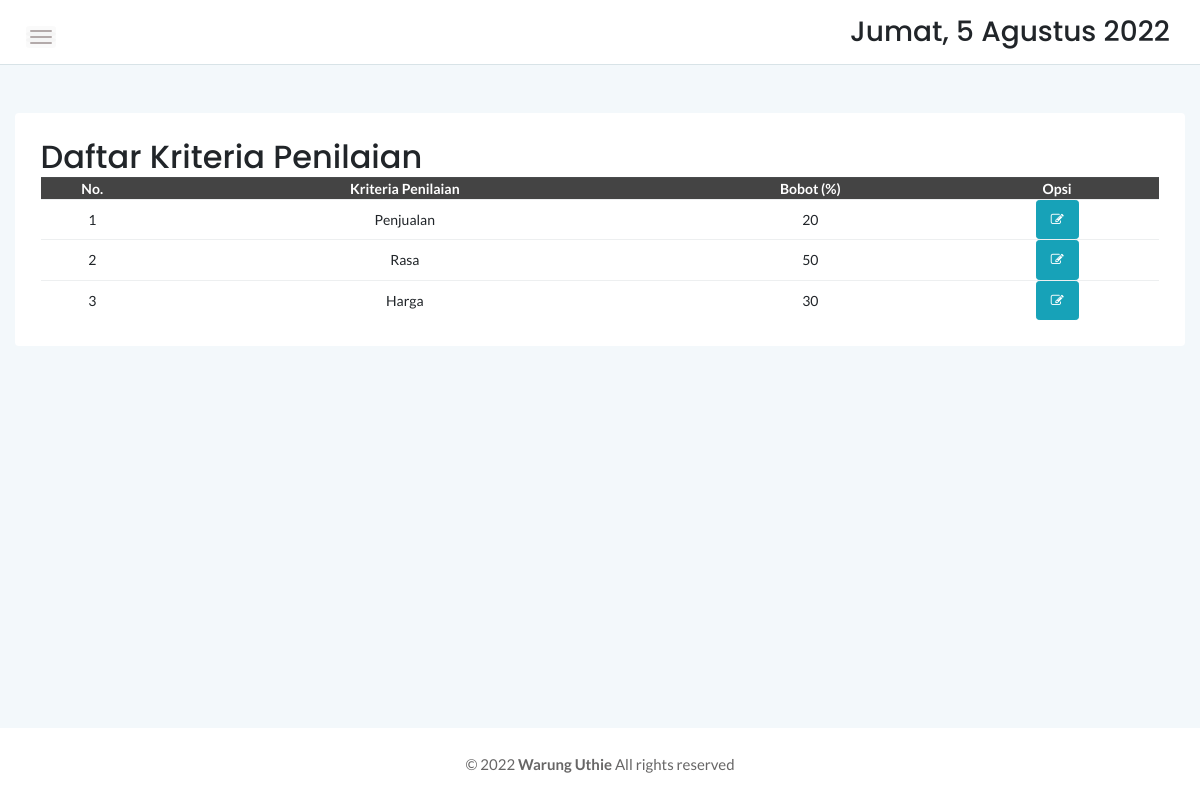
The page /admin/kriteria.php (signed in) on the database its author committed.
### tables this page shows
CREATE TABLE `kriteria` (
  `kriteria_id` int(11) NOT NULL,
  `kriteria` varchar(100) NOT NULL,
  `bobot` int(11) NOT NULL
);

CREATE TABLE `config` (
  `id_config` int(11) NOT NULL,
  `nama` varchar(254) NOT NULL,
  `alamat` text NOT NULL,
  `email` varchar(100) NOT NULL,
  `nohp` varchar(20) NOT NULL,
  `tagline` varchar(254) NOT NULL,
  `ongkir` int(11) NOT NULL
);

### dbconnect.php (called while the page is built, shortened)
<?php
$conn = mysqli_connect("localhost","root","","tokosaw");
$sqlweb = mysqli_query($conn,"SELECT * FROM config ");
$web 	= mysqli_fetch_assoc($sqlweb);
?>

### admin/kriteria.php (the view, shortened to what this page needs)
<?php
	include '../dbconnect.php';
?>
<!doctype html>
<html class="no-js" lang="en">
<head>
    <?php include 'include/header.php';?>
            <div class="main-content-inner">
                <div class="row mt-5 mb-5">
                    <div class="col-12">
                        <div class="card">
                            <div class="card-body">
                                <div class="d-sm-flex justify-content-between align-items-center">
									<h2>Daftar Kriteria Penilaian</h2>
                                </div>
                                    <div class="data-tables datatable-dark text-center">
										 <table id="dataTable3" class="display" style="width:100%"><thead class="thead-dark">
											<tr>
												<th>No.</th>
												<th>Kriteria Penilaian</th>
												<th>Bobot (%)</th>
												<th>Opsi</th>
											</tr></thead><tbody>
											<?php
											$brgs=mysqli_query($conn,"SELECT * from kriteria");
											$no=1;
											while($p=mysqli_fetch_array($brgs)){
												?>
												<tr>
													<td><?php echo $no++ ?></td>
													<td><?php echo ucwords($p['kriteria']) ?></td>
													<td><?php echo $p['bobot'] ?></td>
													<td>
														<div class="btn-group">
															<a href="#" data-toggle="modal" data-target="#update<?=$p['kriteria_id']?>" class="btn btn-info btn-sm"><span class="fa fa-edit"></span></a>
														</div>
													</td>
												</tr>
												<?php
											}
											?>
										</tbody>
										</table>
                                    </div>
								 </div>
                            </div>
                        </div>
                    </div>
                </div>
            </div>
            <?php include 'include/footer.php';?>
        </div>
</body>
</html>

### admin/include/footer.php
<footer>
    <div class="footer-area">
        <p>© <?=date('Y')?> <b><?=$web['nama']?></b> All rights reserved</p>
    </div>
</footer>

### admin/assets/css/styles.css (style rules this page uses)
.card { border: none; border-radius: 4px; background-color: #fff; -webkit-transition: all 0.3s ease 0s; transition: all 0.3s ease 0s; }
.card-body { padding: 25.6px; padding: 1.6rem; }
.main-content-inner { padding: 0 30px 50px; }
.footer-area { text-align: center; padding: 23px 0 19px; background: #fff; }
.footer-area p { color: #676666; margin-bottom: 0; }
.btn { padding: 11px 17px; font-size: 13px; letter-spacing: 0; }
.btn-sm { padding: 9px 14px; }
table tr th { border-bottom: none; }
table tr th, table tr td { border-top: 1px solid rgba(120, 130, 140, 0.13) !important; }
.datatable-dark thead { background: #444; color: #fff; }

### admin/assets/css/responsive.css (style rules this page uses)
@media (min-width: 1200px) and (max-width: 1364px) { .main-content-inner { padding: 0 15px 50px; } }

### rows shown on the page
kriteria: kriteria "Penjualan", bobot "20"
kriteria: kriteria "Rasa", bobot "50"
kriteria: kriteria "Harga", bobot "30"
config: nama "Warung Uthie"
